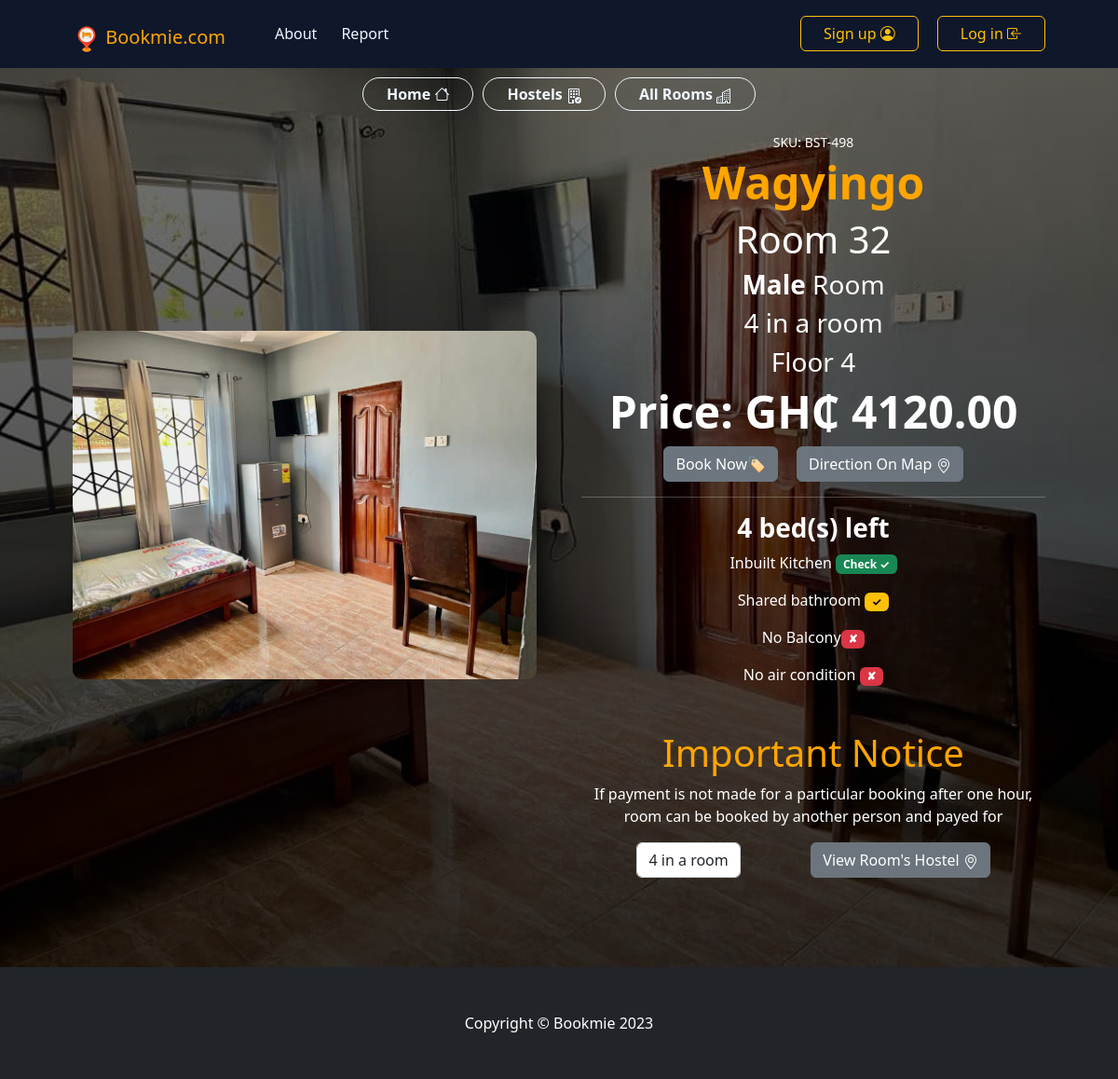
The app's page /rooms/room-profile/d10c203d-1510-4e17-a322-0b30bbaadd7e/, older data.
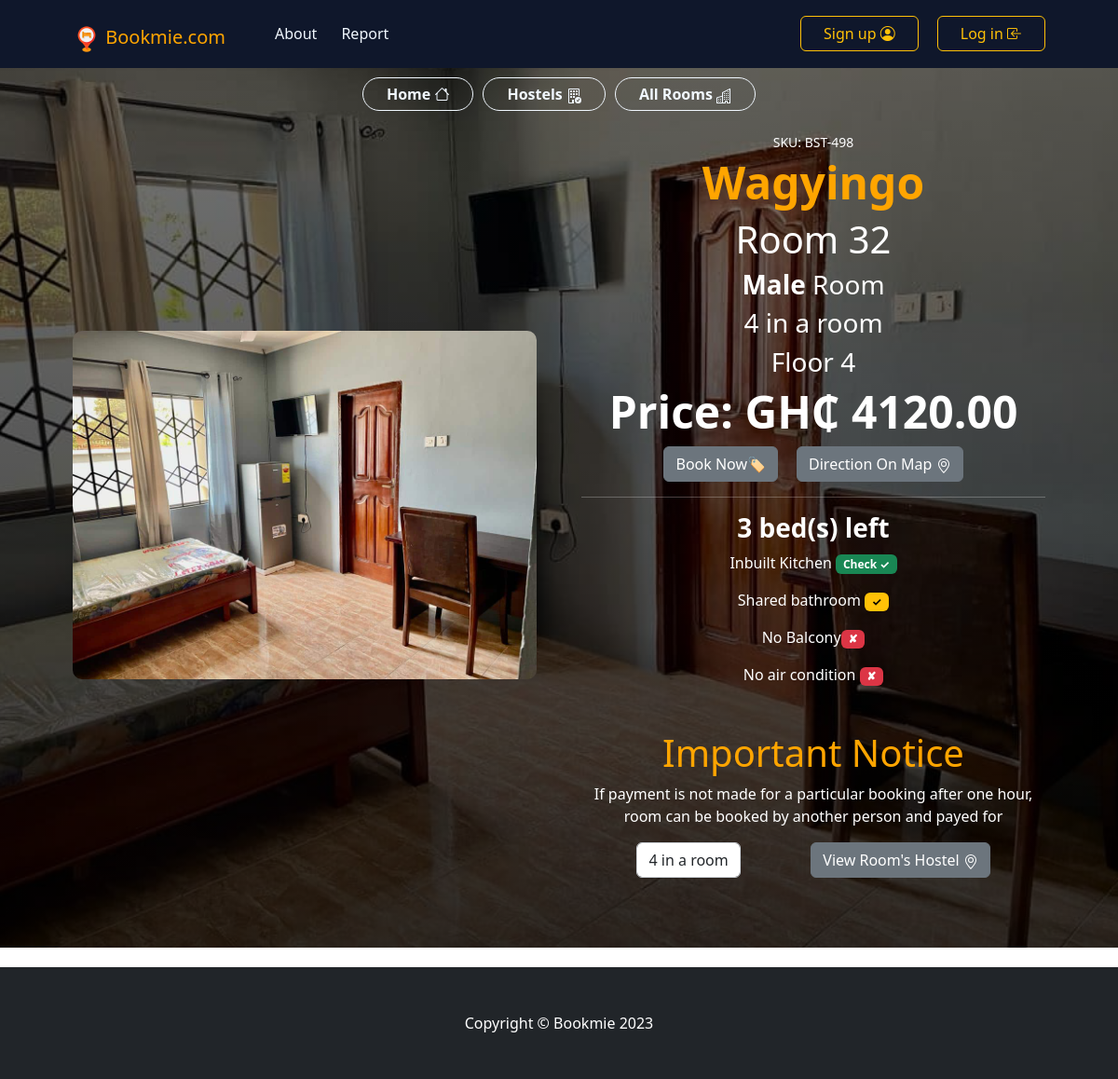
The same page, newer data.
### rooms_app/models.py (models this page shows, shortened)
class RoomProfile(models.Model):
    room_no = models.CharField(max_length=20,default=000,
                               verbose_name='Room number')
    floor_no = models.IntegerField(default=0,
                                verbose_name='Floor number')
    room_id = models.UUIDField(primary_key=True, default=uuid.uuid4, editable=False, unique=True)
    hostel = models.ForeignKey(HostelProfile, on_delete=models.CASCADE,
                               related_name='rooms')
    campus = models.ForeignKey(CampusProfile, on_delete=models.SET_NULL,
                                verbose_name="Campus where Room is located",
                                null=True)
    room_capacity = models.PositiveIntegerField(default=4)
    bed_space_left = models.PositiveIntegerField(default=0)
    gender = models.CharField(max_length=20,
                            choices=[('female','female'),('male','male')],
                            verbose_name="Gender of room",
                            default="male")
    room_price = models.DecimalField(blank=False, decimal_places=2, max_digits=8)
    ptf_room_price = models.DecimalField(default=0.0, editable=False, decimal_places=2, max_digits=8)
    previous_price_check = models.DecimalField(blank=True, editable=False,
                                      null=True, decimal_places=2, max_digits=7)
    rating = models.IntegerField(choices=rating ,blank=False,
                                 default='⭐', )
    booking_count = models.PositiveIntegerField(default=0)
    booking_occupied = models.BooleanField(default=False)
    platform_occupied = models.BooleanField(default=False)
    occupied = models.BooleanField(default=False)
    inbuilt_kitchen = models.BooleanField(default=False)
    """ if room does not contain bathroom then it is shared """
    inbuilt_bathroom = models.BooleanField(default=False)
    inbuilt_balcony = models.BooleanField(default=False)
    air_condition = models.BooleanField(default=False)
    class Meta:
        db_table = "room_profiles"

### hostel_app/models.py (models this page shows, shortened)
class HostelProfile(models.Model):
    hostel_name = models.CharField(max_length=50)
    hostel_id = models.UUIDField(default=uuid.uuid4,
                                 editable=False, unique=True)
    hostel_code = models.CharField(max_length=100,
                                   null=True, blank=True,
                                   unique=True)
    hostel_image = models.ImageField(upload_to='HostelProfiles',
                                      default='unavailable.jpg')
    hostel_manager_profile_picture = models.ImageField(default="unknown_profile.jpg", upload_to="ManagersProfilePictures")
    room_image =  models.ImageField(upload_to='RoomImages',verbose_name="Image of one room",
                                      default='unavailable.jpg')
    category = models.CharField(max_length=15,
                                    verbose_name='type',default='Hostel',
                                    blank=False, choices=category)
    rating = models.IntegerField(choices=rating, verbose_name='Stars',
                                       default=1)
    price_range = models.CharField(max_length=50,
                                   default='unavailable',
                                   blank=True)
    number_of_rooms = models.IntegerField(default=5)
    campus = models.ForeignKey(CampusProfile, on_delete=models.SET_NULL, null=True)
    hostel_manager = models.OneToOneField(CustomUser, on_delete=models.SET_NULL,
                                          related_name='hostels', null=True,)
    hostel_email = models.EmailField(blank=True)
    account_number = models.CharField(max_length=70,
                                      default='unavailable',)
    bank_code = models.CharField(max_length=50, choices=Banks ,default='unavailable')
    mobile_money = models.CharField(max_length=14,
                                    default='unavailable',)
    manager_contact = models.CharField(max_length=10, blank=True,
                                       verbose_name="Manager's Contact")
    hostel_contact = models.CharField(max_length=10, verbose_name="Hostel's Contact")
    other_contact = models.CharField(max_length=10, blank=True)
    location = models.CharField(max_length=500, default="location unavailable")
    main_website = models.URLField(null=True, blank=True,
                                verbose_name='Hostel Website')
    verified = models.BooleanField(default=False)
    occupied = models.BooleanField(default=False)
    address = map_fields.AddressField(max_length=200, blank=True, null=True)
    geolocation = map_fields.GeoLocationField(max_length=500, blank=True, null=True)
    facilities = models.TextField(default="unavailable")
    class Meta:
        db_table = 'hostel_profiles'
        ordering = ('-hostel_name',)

### rooms_app/views.py (the view)
# urls.py: path('room-profile/<str:room_id>/', views.room_profile, name='profile' ),
def room_profile(request, room_id):
    room = RoomProfile.objects.get(room_id=room_id)
    room_bookers = Booking.objects.filter(room=room).all()
    return render(request, 'room_profile.html', {'room':room, 'room_bookers':room_bookers})

### templates/room_profile.html (shortened to what the changed rows need)
{% load static %}
<!DOCTYPE html>
<html lang="en">
    <head>
        <link href="https://cdn.jsdelivr.net/npm/bootstrap-icons@1.5.0/font/bootstrap-icons.css" rel="stylesheet" />
        <link href="{% static 'profileStaticfiles/css/styles.css' %}" rel="stylesheet" />
    </head>
    <body>
        <nav class="nav navbar navbar-expand-lg navbar-light">
            <div class="container px-4 px-lg-5">
                <h1><a class="navbar-brand" href="{% url 'core:index' %}" style="color: orange;"><img src="{% static 'home/images/favicon.ico' %}" alt="" style="height: 30px; width: 30px;"> Bookmie.com</a></h1>
            </div>
        </nav>
        <section class="py-5 section" style="color: white;">
            <div class="container px-4 px-lg-5 my-5">
                <div class="row gx-4 gx-lg-5 align-items-center">
                    <div class="col-md-6"><a href="{{ room.hostel.room_image.url }}"><img class="card-img-top mb-5 mb-md-0 img" src="{{ room.hostel.room_image.url}}" alt="..." /></a></div>
                    <div class="col-md-6 text-center">
                        <div class="small mb-1">SKU: BST-498</div>
                        <h3 class="display-5 fw-bolder" style="color: orange;">{{ room.hostel.hostel_name }}</h3>
                        <h1>Room {{ room.room_no }}</h1>
                        <h3><b>{{ room.gender.capitalize }}</b> Room</h3>
                        <h3>{{ room.room_capacity }} in a room</h3>
                        <h3>Floor {{ room.floor_no }}</h3>
                        <h1 class="display-5 fw-bolder"> Price: GH&#8373; {{ room.ptf_room_price }}</h1>
                        <div class="d-flex" style="width: fit-content; margin: auto; gap: 20px;">
                        <form action="{% url 'core:booking' %}" method="POST" style="margin: auto;">
                        </form>
                        <a href="{% url 'maps:hostel-direction' room.hostel.hostel_id %}">
                        </a>
                        </div>
                        <hr>
                        <h3 class="fw-bolder">{{ room.bed_space_left}} bed(s) left</h3>
                        {% if room.inbuilt_kitchen %}
                            <p>Inbuilt Kitchen <span class="badge text-bg-success">Check &#x2713;</span></p>
                        {% else %}
                            <p>No Inside Kitchen/Shared Kitchen <span class="badge text-bg-danger">&#x2718;</span></p>
                        {% endif %}
                        {% if room.inbuilt_bathroom %}
                            <p>Personal Bathrooom <span class="badge text-bg-success">Check &#x2713;</span></p>
                        {% else %}
                            <p>Shared bathroom <span class="badge text-bg-warning">&#x2713;</span></p>
                        {% endif %}
                        {% if room.inbuilt_balcony %}
                            <p>Inbuilt Balcony<span class="badge text-bg-success">Check &#x2713;</span></p>
                        {% else %}
                        <p>No Balcony<span class="badge text-bg-danger"> &#x2718;</span></p>
                        {% endif %}
                        {% if room.air_condition %}
                            <p>Air condition <span class="badge text-bg-success">Check &#x2713;</span></p>
                        {% else %}
                            <p>No air condition <span class="badge text-bg-danger">&#x2718;</span></p>
                        {% endif %}
                        <p class="lead"><h1 style="color: orange;">Important Notice</h1>
                        If payment is not made for a particular booking after one hour, room can be booked by another person and payed for</p>
                        <div class="d-flex">
                            <input class="form-control text-center me-3" id="inputQuantity" value="{{ room.room_capacity }} in a room" style="max-width: 7rem; margin: auto" />
                        <a href="{% url 'hostels:profile' room.hostel.hostel_id %}" style="margin: auto;">
                            <button class="btn btn-secondary" type="submit">
                            </button>
                        </a>
                        </div>
                    </div>
                </div>
            </div>
        </section>
    </body>
</html>

Row changes from the older to the newer data that the page shows:
changed RoomProfile "Male": bed_space_left "4" → "3"
